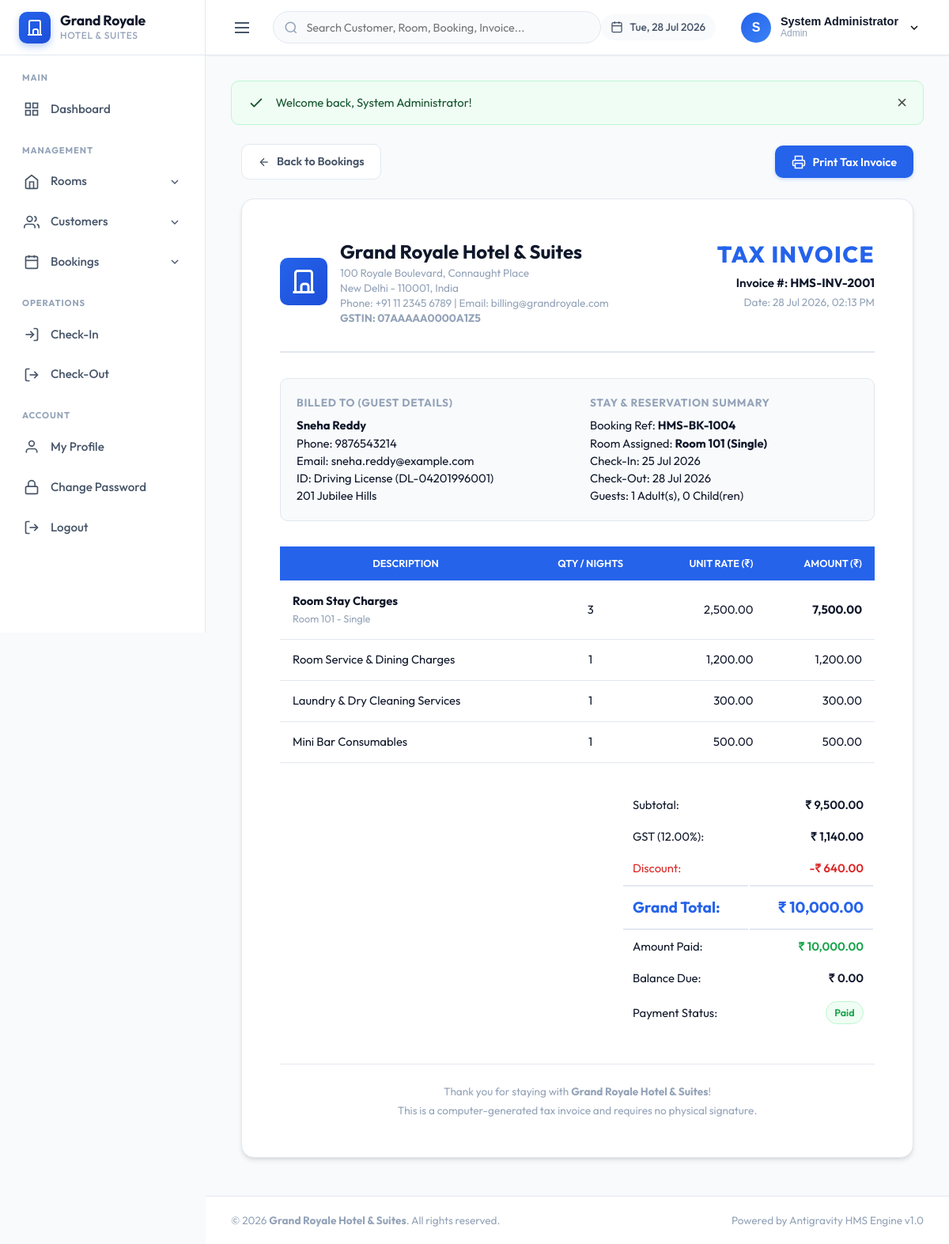
/bill.php?booking_id=4 (signed in), run on the app's committed database.
### tables this page shows
CREATE TABLE `invoices` (
  `id` INT AUTO_INCREMENT PRIMARY KEY,
  `invoice_number` VARCHAR(30) NOT NULL UNIQUE,
  `booking_id` INT NOT NULL,
  `room_charges` DECIMAL(10, 2) NOT NULL,
  `extra_food` DECIMAL(10, 2) DEFAULT 0.00,
  `extra_laundry` DECIMAL(10, 2) DEFAULT 0.00,
  `extra_minibar` DECIMAL(10, 2) DEFAULT 0.00,
  `subtotal` DECIMAL(10, 2) NOT NULL,
  `gst_percent` DECIMAL(5, 2) DEFAULT 12.00,
  `gst_amount` DECIMAL(10, 2) NOT NULL,
  `discount` DECIMAL(10, 2) DEFAULT 0.00,
  `grand_total` DECIMAL(10, 2) NOT NULL,
  `paid_amount` DECIMAL(10, 2) NOT NULL,
  `due_amount` DECIMAL(10, 2) DEFAULT 0.00,
  `status` ENUM('Paid', 'Partial', 'Unpaid') DEFAULT 'Paid',
  `created_at` DATETIME DEFAULT CURRENT_TIMESTAMP,
  FOREIGN KEY (`booking_id`) REFERENCES `bookings`(`id`) ON DELETE CASCADE
);

CREATE TABLE `customers` (
  `id` INT AUTO_INCREMENT PRIMARY KEY,
  `full_name` VARCHAR(100) NOT NULL,
  `gender` ENUM('Male', 'Female', 'Other') NOT NULL,
  `dob` DATE DEFAULT NULL,
  `phone` VARCHAR(20) NOT NULL UNIQUE,
  `email` VARCHAR(100) DEFAULT NULL,
  `address` TEXT DEFAULT NULL,
  `city` VARCHAR(50) DEFAULT NULL,
  `state` VARCHAR(50) DEFAULT NULL,
  `country` VARCHAR(50) DEFAULT 'India',
  `id_proof_type` ENUM('Aadhar', 'PAN', 'Passport', 'Driving License') NOT NULL,
  `id_number` VARCHAR(50) NOT NULL,
  `photo` VARCHAR(255) DEFAULT NULL,
  `created_at` DATETIME DEFAULT CURRENT_TIMESTAMP
);

CREATE TABLE `bookings` (
  `id` INT AUTO_INCREMENT PRIMARY KEY,
  `booking_number` VARCHAR(30) NOT NULL UNIQUE,
  `customer_id` INT NOT NULL,
  `room_id` INT NOT NULL,
  `check_in_date` DATE NOT NULL,
  `check_out_date` DATE NOT NULL,
  `actual_check_in_time` DATETIME DEFAULT NULL,
  `actual_check_out_time` DATETIME DEFAULT NULL,
  `adults` INT DEFAULT 1,
  `children` INT DEFAULT 0,
  `special_requests` TEXT DEFAULT NULL,
  `booking_amount` DECIMAL(10, 2) NOT NULL,
  `advance_payment` DECIMAL(10, 2) DEFAULT 0.00,
  `balance_amount` DECIMAL(10, 2) NOT NULL,
  `payment_mode` ENUM('Cash', 'Card', 'UPI') DEFAULT 'Cash',
  `status` ENUM('Pending', 'Confirmed', 'Checked In', 'Completed', 'Cancelled') DEFAULT 'Confirmed',
  `created_at` DATETIME DEFAULT CURRENT_TIMESTAMP,
  FOREIGN KEY (`customer_id`) REFERENCES `customers`(`id`) ON DELETE CASCADE,
  FOREIGN KEY (`room_id`) REFERENCES `rooms`(`id`) ON DELETE CASCADE
);

CREATE TABLE `rooms` (
  `id` INT AUTO_INCREMENT PRIMARY KEY,
  `room_number` VARCHAR(20) NOT NULL UNIQUE,
  `room_type` ENUM('Single', 'Double', 'Deluxe', 'Suite') NOT NULL,
  `ac_type` ENUM('AC', 'Non AC') NOT NULL,
  `floor_number` INT NOT NULL,
  `price_per_night` DECIMAL(10, 2) NOT NULL,
  `status` ENUM('Available', 'Booked', 'Occupied', 'Maintenance') DEFAULT 'Available',
  `image` VARCHAR(255) DEFAULT NULL,
  `created_at` DATETIME DEFAULT CURRENT_TIMESTAMP
);

### bill.php (the view, shortened to what this page needs)
<?php
require_once __DIR__ . '/includes/db.php';
include __DIR__ . '/includes/header.php';
$bookingId = (int)($_GET['booking_id'] ?? 0);
$invoiceId = (int)($_GET['invoice_id'] ?? 0);
try {
    if ($invoiceId > 0) {
        $stmt = $pdo->prepare("SELECT i.*, b.booking_number, b.check_in_date, b.check_out_date, b.adults, b.children,
                                      c.full_name as customer_name, c.phone as customer_phone, c.email as customer_email, c.address as customer_address, c.id_proof_type, c.id_number,
                                      r.room_number, r.room_type, r.price_per_night
                               FROM invoices i
                               JOIN bookings b ON i.booking_id = b.id
                               JOIN customers c ON b.customer_id = c.id
                               JOIN rooms r ON b.room_id = r.id
                               WHERE i.id = :id");
        $stmt->execute([':id' => $invoiceId]);
    } else {
        $stmt = $pdo->prepare("SELECT i.*, b.booking_number, b.check_in_date, b.check_out_date, b.adults, b.children,
                                      c.full_name as customer_name, c.phone as customer_phone, c.email as customer_email, c.address as customer_address, c.id_proof_type, c.id_number,
                                      r.room_number, r.room_type, r.price_per_night
                               FROM invoices i
                               JOIN bookings b ON i.booking_id = b.id
                               JOIN customers c ON b.customer_id = c.id
                               JOIN rooms r ON b.room_id = r.id
                               WHERE i.booking_id = :b_id
                               ORDER BY i.id DESC LIMIT 1");
        $stmt->execute([':b_id' => $bookingId]);
    }
    $inv = $stmt->fetch();
    $stayDays = calculateDays($inv['check_in_date'], $inv['check_out_date']);
} catch (PDOException $e) {
    setFlash('danger', 'Error loading invoice: ' . $e->getMessage());
    header("Location: view_bookings.php");
    exit();
}
?>
<div class="invoice-actions-bar">
    <a href="view_bookings.php" class="btn btn-secondary">
        <svg width="16" height="16" viewBox="0 0 24 24" fill="none" stroke="currentColor" stroke-width="2"><line x1="19" y1="12" x2="5" y2="12"></line><polyline points="12 19 5 12 12 5"></polyline></svg>
        <span>Back to Bookings</span>
    </a>
    <button type="button" id="printInvoiceBtn" class="btn btn-primary">
        <svg width="18" height="18" viewBox="0 0 24 24" fill="none" stroke="currentColor" stroke-width="2"><polyline points="6 9 6 2 18 2 18 9"></polyline><path d="M6 18H4a2 2 0 0 1-2-2v-5a2 2 0 0 1 2-2h16a2 2 0 0 1 2 2v5a2 2 0 0 1-2 2h-2"></path><rect x="6" y="14" width="12" height="8"></rect></svg>
        <span>Print Tax Invoice</span>
    </button>
</div>
<div class="invoice-wrapper fade-in">
    <div class="invoice-header">
        <div class="hotel-branding">
            <div class="invoice-hotel-logo">
                <svg width="36" height="36" viewBox="0 0 24 24" fill="none" stroke="currentColor" stroke-width="2"><path d="M19 21V5a2 2 0 0 0-2-2H7a2 2 0 0 0-2 2v16m14 0h2m-2 0h-5m-9 0H3m2 0h5m0 0v-5a2 2 0 0 1 2-2h2a2 2 0 0 1 2 2v5m-6 0h6"></path></svg>
            </div>
            <div class="hotel-details">
                <h2>Grand Royale Hotel & Suites</h2>
                <p>
                    100 Royale Boulevard, Connaught Place<br>
                    New Delhi - 110001, India<br>
                    Phone: +91 11 2345 6789 | Email: billing@grandroyale.com<br>
                    <strong>GSTIN: 07AAAAA0000A1Z5</strong>
                </p>
            </div>
        </div>
        <div class="invoice-meta-top">
            <div class="invoice-badge-title">TAX INVOICE</div>
            <div class="invoice-number-tag">Invoice #: <strong><?= escape($inv['invoice_number']) ?></strong></div>
            <div style="font-size: 0.85rem; color: var(--text-muted); margin-top: 2px;">
                Date: <?= date('d M Y, h:i A', strtotime($inv['created_at'])) ?>
            </div>
        </div>
    </div>
    <div class="invoice-info-grid">
        <div class="info-block">
            <h4>Billed To (Guest Details)</h4>
            <p>
                <strong><?= escape($inv['customer_name']) ?></strong><br>
                Phone: <?= escape($inv['customer_phone']) ?><br>
                Email: <?= escape($inv['customer_email'] ?: 'N/A') ?><br>
                ID: <?= escape($inv['id_proof_type']) ?> (<?= escape($inv['id_number']) ?>)<br>
                <?= escape($inv['customer_address'] ?: '') ?>
            </p>
        </div>
        <div class="info-block">
            <h4>Stay & Reservation Summary</h4>
            <p>
                Booking Ref: <strong><?= escape($inv['booking_number']) ?></strong><br>
                Room Assigned: <strong>Room <?= escape($inv['room_number']) ?> (<?= escape($inv['room_type']) ?>)</strong><br>
                Check-In: <?= date('d M Y', strtotime($inv['check_in_date'])) ?><br>
                Check-Out: <?= date('d M Y', strtotime($inv['check_out_date'])) ?><br>
                Guests: <?= escape($inv['adults']) ?> Adult(s), <?= escape($inv['children']) ?> Child(ren)
            </p>
        </div>
    </div>
    <table class="invoice-table">
        <thead>
            <tr>
                <th>Description</th>
                <th style="text-align: center;">Qty / Nights</th>
                <th style="text-align: right;">Unit Rate (₹)</th>
                <th style="text-align: right;">Amount (₹)</th>
            </tr>
        </thead>
        <tbody>
            <tr>
                <td>
                    <strong>Room Stay Charges</strong><br>
                    <span style="font-size:0.8rem; color:var(--text-muted);">Room <?= escape($inv['room_number']) ?> - <?= escape($inv['room_type']) ?></span>
                </td>
                <td style="text-align: center;"><?= $stayDays ?></td>
                <td style="text-align: right;"><?= number_format($inv['price_per_night'], 2) ?></td>
                <td style="text-align: right;"><strong><?= number_format($inv['room_charges'], 2) ?></strong></td>
            </tr>
            <?php if ($inv['extra_food'] > 0): ?>
                <tr>
                    <td>Room Service & Dining Charges</td>
                    <td style="text-align: center;">1</td>
                    <td style="text-align: right;"><?= number_format($inv['extra_food'], 2) ?></td>
                    <td style="text-align: right;"><?= number_format($inv['extra_food'], 2) ?></td>
                </tr>
            <?php endif; ?>
            <?php if ($inv['extra_laundry'] > 0): ?>
                <tr>
                    <td>Laundry & Dry Cleaning Services</td>
                    <td style="text-align: center;">1</td>
                    <td style="text-align: right;"><?= number_format($inv['extra_laundry'], 2) ?></td>
                    <td style="text-align: right;"><?= number_format($inv['extra_laundry'], 2) ?></td>
                </tr>
            <?php endif; ?>
            <?php if ($inv['extra_minibar'] > 0): ?>
                <tr>
                    <td>Mini Bar Consumables</td>
                    <td style="text-align: center;">1</td>
                    <td style="text-align: right;"><?= number_format($inv['extra_minibar'], 2) ?></td>
                    <td style="text-align: right;"><?= number_format($inv['extra_minibar'], 2) ?></td>
                </tr>
            <?php endif; ?>
        </tbody>
    </table>
    <div class="invoice-summary-box">
        <table class="summary-table">
            <tr>
                <td>Subtotal:</td>
                <td><?= formatCurrency($inv['subtotal']) ?></td>
            </tr>
            <tr>
                <td>GST (<?= escape($inv['gst_percent']) ?>%):</td>
                <td><?= formatCurrency($inv['gst_amount']) ?></td>
            </tr>
            <?php if ($inv['discount'] > 0): ?>
                <tr>
                    <td style="color:var(--danger);">Discount:</td>
                    <td style="color:var(--danger);">-<?= formatCurrency($inv['discount']) ?></td>
                </tr>
            <?php endif; ?>
            <tr class="grand-total-row">
                <td>Grand Total:</td>
                <td><?= formatCurrency($inv['grand_total']) ?></td>
            </tr>
            <tr>
                <td>Amount Paid:</td>
                <td style="color:var(--success);"><?= formatCurrency($inv['paid_amount']) ?></td>
            </tr>
            <tr>
                <td>Balance Due:</td>
                <td><?= formatCurrency($inv['due_amount']) ?></td>
            </tr>
            <tr>
                <td>Payment Status:</td>
                <td>
                    <span class="badge <?= ($inv['status'] === 'Paid') ? 'badge-paid' : 'badge-unpaid' ?>">
                        <?= escape($inv['status']) ?>
                    </span>
                </td>
            </tr>
        </table>
    </div>
    <div class="invoice-footer-note">
        <p>Thank you for staying with <strong>Grand Royale Hotel & Suites</strong>!</p>
        <p style="margin-top: 0.25rem;">This is a computer-generated tax invoice and requires no physical signature.</p>
    </div>
</div>
<?php include __DIR__ . '/includes/footer.php'; ?>

### css/style.css (style rules this page uses)
:root { --primary: #2563eb; --primary-hover: #1d4ed8; --primary-light: #eff6ff; --primary-border: #bfdbfe; --success: #16a34a; --success-hover: #15803d; --success-light: #f0fdf4; --success-border: #bbf7d0; --danger: #dc2626; --danger-hover: #b91c1c; --danger-light: #fef2f2; --danger-border: #fecaca; --warning: #f59e0b; --warning-hover: #d97706; --warning-light: #fffbeb; --warning-border: #fde68a; --info: #0284c7; --info-light: #f0f9ff; --bg-main: #f8fafc; --card-bg: #ffffff; --text-primary: #0f172a; --text-secondary: #475569; --text-muted: #94a3b8; --border-color: #e2e8f0; --border-light: #f1f5f9; --radius-sm: 6px; --radius-md: 10px; --radius-lg: 16px; --radius-full: 9999px; --shadow-sm: 0 1px 2px 0 rgba(0, 0, 0, 0.05); --shadow-md: 0 4px 6px -1px rgba(0, 0, 0, 0.1), 0 2px 4px -1px rgba(0, 0, 0, 0.06); --shadow-lg: 0 10px 15px -3px rgba(0, 0, 0, 0.1), 0 4px 6px -2px rgba(0, 0, 0, 0.05); --sidebar-width: 260px; --navbar-height: 70px; --transition-fast: 0.15s ease; --transition-normal: 0.25s ease; }
*, *::before, *::after { box-sizing: border-box; margin: 0; padding: 0; }
body { font-family: 'Outfit', -apple-system, BlinkMacSystemFont, "Segoe UI", Roboto, sans-serif; background-color: var(--bg-main); color: var(--text-primary); line-height: 1.5; font-size: 0.95rem; -webkit-font-smoothing: antialiased; }
a { color: var(--primary); text-decoration: none; transition: color var(--transition-fast); }
.btn { display: inline-flex; align-items: center; justify-content: center; gap: 0.5rem; padding: 0.65rem 1.25rem; font-family: inherit; font-size: 0.9rem; font-weight: 600; border-radius: var(--radius-md); border: 1px solid transparent; cursor: pointer; transition: all var(--transition-fast); text-decoration: none; white-space: nowrap; }
.btn-primary { background-color: var(--primary); color: #ffffff; box-shadow: 0 2px 4px rgba(37, 99, 235, 0.2); }
.btn-secondary { background-color: #ffffff; color: var(--text-secondary); border-color: var(--border-color); }
.alert-icon { width: 22px; height: 22px; flex-shrink: 0; }
.badge { display: inline-flex; align-items: center; gap: 0.35rem; padding: 0.25rem 0.65rem; border-radius: var(--radius-full); font-size: 0.785rem; font-weight: 600; text-transform: capitalize; }
.badge-available, .badge-confirmed, .badge-paid { background-color: var(--success-light); color: var(--success); border: 1px solid var(--success-border); }
.fade-in { animation: fadeIn 0.3s ease-in-out; }

### data on the page
invoices: invoice_number "HMS-INV-2001", created_at "28 Jul 2026, 02:13 PM", customers.full_name "Sneha Reddy", customers.phone "9876543214", customers.email "sneha.reddy@example.com", customers.id_proof_type "Driving License", customers.id_number "DL-04201996001", customers.address "201 Jubilee Hills", booking.booking_number "HMS-BK-1004", rooms.room_number "101", rooms.room_type "Single", booking.check_in_date "25 Jul 2026", booking.check_out_date "28 Jul 2026", booking.adults "1", booking.children "0", booking.check_out_date "3", rooms.price_per_night "2,500.00", room_charges "7,500.00", extra_food "1,200.00", extra_laundry "300.00", extra_minibar "500.00", subtotal "₹ 9,500.00", gst_percent "12.00", gst_amount "₹ 1,140.00", discount "₹ 640.00", grand_total "₹ 10,000.00", paid_amount "₹ 10,000.00", due_amount "₹ 0.00", status "Paid"

### other printed values
substr($user['full_name'], 0, 1) "S"
$user['full_name'] "System Administrator"
$user['role'] "Admin"
$msg "Welcome back, System Administrator!"
